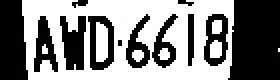
#> input picture cropPlate/AWD6618.jpg, 140 x 40 px (shown 2 times larger)
$ python cropNum.py
#> lines starting #> are read from the running program, lines starting #| are printed output that depends on the picture; after the words box and inside, x2 and y2 are one past the last pixel; in counts of white or black regions, pixels touching at a corner belong together
import cv2
import os
import shutil
import time

def emptydir(dirname):
    if os.path.isdir(dirname):
        shutil.rmtree(dirname)
        time.sleep(2)
    os.mkdir(dirname)

emptydir('cropMono')

image = cv2.imread('cropPlate/AWD6618.jpg')
#> image is the input picture: shape (40, 140, 3); min 0, max 255, mean 133.6
if image is None:
    print("❌ 圖片讀取失敗！請確認路徑正確")
    exit()

gray = cv2.cvtColor(image, cv2.COLOR_BGR2GRAY)
_, thresh = cv2.threshold(gray, 127, 255, cv2.THRESH_BINARY_INV)
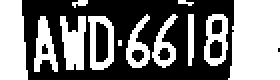
#> thresh: shape (40, 140) (shown 2 times larger); 47.6% white; 12 white regions (2 under 20 px)


contours, _ = cv2.findContours(thresh.copy(), cv2.RETR_EXTERNAL, cv2.CHAIN_APPROX_SIMPLE)
#> contours = 12 contours, 3 with area under 20; largest, box (x1, y1, x2, y2) and area: (114, 0, 140, 40) 888, (0, 0, 14, 40) 444, (44, 8, 57, 35) 270, (102, 7, 114, 33) 230, (30, 8, 43, 35) 200

letter_image_regions = []
for contour in contours:
    (x, y, w, h) = cv2.boundingRect(contour)
    letter_image_regions.append((x, y, w, h))
#> this loop made 12 passes
#> (x, y, w, h) on passes 2 to 12: (44, 8, 13, 27), (30, 8, 13, 27), (17, 8, 12, 28), (102, 7, 12, 26), (94, 7, 3, 26), (76, 7, 13, 27), (63, 7, 12, 27), (114, 0, 26, 40), (89, 0, 8, 3), (36, 0, 8, 4), (0, 0, 14, 40)
#> (contour, x, y, w, h) on pass 1: ([[59, 20], [59, 22], [60, 22], [60, 20]], 59, 20, 2, 3)
#> after the loop, letter_image_regions = [(59, 20, 2, 3), (44, 8, 13, 27), (30, 8, 13, 27), (17, 8, 12, 28), (102, 7, 12, 26), (94, 7, 3, 26), (76, 7, 13, 27), (63, 7, 12, 27), (114, 0, 26, 40), (89, 0, 8, 3), (36, 0, 8, 4), (0, 0, 14, 40)]

letter_image_regions = sorted(letter_image_regions, key=lambda x: x[0])
#> letter_image_regions = [(0, 0, 14, 40), (17, 8, 12, 28), (30, 8, 13, 27), (36, 0, 8, 4), (44, 8, 13, 27), (59, 20, 2, 3), (63, 7, 12, 27), (76, 7, 13, 27), (89, 0, 8, 3), (94, 7, 3, 26), (102, 7, 12, 26), (114, 0, 26, 40)]
print(f"共偵測到 {len(letter_image_regions)} 個區塊")
#| 共偵測到 12 個區塊
print(letter_image_regions)
#| [(0, 0, 14, 40), (17, 8, 12, 28), (30, 8, 13, 27), (36, 0, 8, 4), (44, 8, 13, 27), (59, 20, 2, 3), (63, 7, 12, 27), (76, 7, 13, 27), (89, 0, 8, 3), (94, 7, 3, 26), (102, 7, 12, 26), (114, 0, 26, 40)]

i = 1
for letter_bounding_box in letter_image_regions:
    x, y, w, h = letter_bounding_box
    print(f'處理區塊:w={w}, h={h}')  # 查看篩選邏輯是否合適
    if w >= 3 and h > 20 and h < 35:
        letter_image = gray[y:y+h, x:x+w]
        if w < 4:
            padding = 5
            letter_image = cv2.copyMakeBorder(
            letter_image,
            top=0, bottom=0, left=padding, right=padding,
            borderType=cv2.BORDER_CONSTANT,
            value=255
        )
        letter_image = cv2.resize(letter_image, (18, 38))
        cv2.imwrite('cropMono/{}.jpg'.format(i), letter_image)
        i += 1
#> this loop made 12 passes
#> (x, y, w, h, padding) on pass 10: (94, 7, 3, 26, 5)
#| 處理區塊:w=14, h=40
#| 處理區塊:w=12, h=28
#| 處理區塊:w=13, h=27
#| 處理區塊:w=8, h=4
#| 處理區塊:w=13, h=27
#| 處理區塊:w=2, h=3
#| 處理區塊:w=12, h=27
#| 處理區塊:w=13, h=27
#> (further printed lines are left out)
#> after the loop, i = 8

if i == 1:
    print("⚠️ 沒有任何區塊符合條件被裁切")
else:
    print(f"✅ 已裁切 {i-1} 張文字圖片到 cropMono/")
#| ✅ 已裁切 7 張文字圖片到 cropMono/

$ run again, with cropPlate/0655VN.jpg copied over cropPlate/AWD6618.jpg
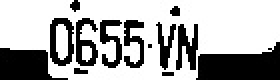
#> input picture cropPlate/0655VN.jpg, 140 x 40 px (shown 2 times larger)
#> image is the input picture: shape (40, 140, 3); min 0, max 255, mean 171.5
#> `_, thresh = cv2.threshold(gray, 127, 255, cv2.THRESH_BINARY_INV)`:
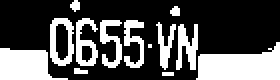
#> thresh: shape (40, 140) (shown 2 times larger); 32.7% white; 13 white regions (3 under 20 px)
#> contours = 13 contours, 5 with area under 20; largest, box (x1, y1, x2, y2) and area: (98, 21, 140, 40) 499, (0, 24, 34, 40) 330, (25, 9, 37, 33) 224, (38, 9, 49, 33) 141, (88, 12, 99, 35) 103, (50, 10, 61, 34) 90, (62, 10, 72, 34) 84, (78, 11, 88, 35) 69
#> the loop `for contour in contours:` made 13 passes
#> (x, y, w, h) on passes 2, 3, 5, 6, 7, 8, 9, 10: (37, 34, 7, 3), (0, 24, 34, 16), (98, 21, 42, 19), (88, 12, 11, 23), (78, 11, 10, 24), (62, 10, 10, 24), (50, 10, 11, 24), (38, 9, 11, 24)
#> after the loop `for contour in contours:`: letter_image_regions = [(81, 36, 6, 2), (37, 34, 7, 3), (0, 24, 34, 16), (74, 22, 2, 2), (98, 21, 42, 19), (88, 12, 11, 23), (78, 11, 10, 24), (62, 10, 10, 24), (50, 10, 11, 24), (38, 9, 11, 24), (25, 9, 12, 24), (85, 3, 5, 5), (35, 0, 5, 6)]
#> `letter_image_regions = sorted(letter_image_regions, key=lambda x: x[0])`: letter_image_regions = [(0, 24, 34, 16), (25, 9, 12, 24), (35, 0, 5, 6), (37, 34, 7, 3), (38, 9, 11, 24), (50, 10, 11, 24), (62, 10, 10, 24), (74, 22, 2, 2), (78, 11, 10, 24), (81, 36, 6, 2), (85, 3, 5, 5), (88, 12, 11, 23), (98, 21, 42, 19)]
#| 共偵測到 13 個區塊
#| [(0, 24, 34, 16), (25, 9, 12, 24), (35, 0, 5, 6), (37, 34, 7, 3), (38, 9, 11, 24), (50, 10, 11, 24), (62, 10, 10, 24), (74, 22, 2, 2), (78, 11, 10, 24), (81, 36, 6, 2), (85, 3, 5, 5), (88, 12, 11, 23), (98, 21, 42, 19)]
#> the loop `for letter_bounding_box in letter_image_regions:` made 13 passes
#> (printed output is left out)
#> after the loop `for letter_bounding_box in letter_image_regions:`: i = 7
#| ✅ 已裁切 6 張文字圖片到 cropMono/

$ run again, with cropPlate/0855U3.jpg copied over cropPlate/AWD6618.jpg
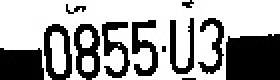
#> input picture cropPlate/0855U3.jpg, 140 x 40 px (shown 2 times larger)
#> image is the input picture: shape (40, 140, 3); min 0, max 255, mean 163.2
#> `_, thresh = cv2.threshold(gray, 127, 255, cv2.THRESH_BINARY_INV)`:
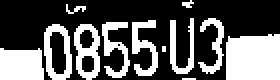
#> thresh: shape (40, 140) (shown 2 times larger); 36% white; 12 white regions (3 under 20 px)
#> contours = 12 contours, 4 with area under 20; largest, box (x1, y1, x2, y2) and area: (113, 17, 140, 40) 543, (22, 12, 36, 40) 298, (0, 24, 22, 40) 288, (37, 12, 50, 40) 266, (66, 10, 79, 38) 126, (51, 11, 65, 39) 122, (85, 9, 97, 37) 96, (99, 9, 112, 37) 95
#> the loop `for contour in contours:` made 12 passes
#> (x, y, w, h) on passes 2, 4, 5, 6, 7, 8, 9, 10: (0, 24, 22, 16), (113, 17, 27, 23), (37, 12, 13, 28), (22, 12, 14, 28), (51, 11, 14, 28), (66, 10, 13, 28), (99, 9, 13, 28), (85, 9, 12, 28)
#> after the loop `for contour in contours:`: letter_image_regions = [(91, 39, 7, 1), (0, 24, 22, 16), (81, 23, 2, 3), (113, 17, 27, 23), (37, 12, 13, 28), (22, 12, 14, 28), (51, 11, 14, 28), (66, 10, 13, 28), (99, 9, 13, 28), (85, 9, 12, 28), (33, 2, 10, 5), (91, 0, 6, 4)]
#> `letter_image_regions = sorted(letter_image_regions, key=lambda x: x[0])`: letter_image_regions = [(0, 24, 22, 16), (22, 12, 14, 28), (33, 2, 10, 5), (37, 12, 13, 28), (51, 11, 14, 28), (66, 10, 13, 28), (81, 23, 2, 3), (85, 9, 12, 28), (91, 39, 7, 1), (91, 0, 6, 4), (99, 9, 13, 28), (113, 17, 27, 23)]
#| 共偵測到 12 個區塊
#| [(0, 24, 22, 16), (22, 12, 14, 28), (33, 2, 10, 5), (37, 12, 13, 28), (51, 11, 14, 28), (66, 10, 13, 28), (81, 23, 2, 3), (85, 9, 12, 28), (91, 39, 7, 1), (91, 0, 6, 4), (99, 9, 13, 28), (113, 17, 27, 23)]
#> the loop `for letter_bounding_box in letter_image_regions:` made 12 passes
#> (printed output is left out)
#> after the loop `for letter_bounding_box in letter_image_regions:`: i = 8
#| ✅ 已裁切 7 張文字圖片到 cropMono/

$ run again, with cropPlate/0975EL.jpg copied over cropPlate/AWD6618.jpg
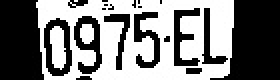
#> input picture cropPlate/0975EL.jpg, 140 x 40 px (shown 2 times larger)
#> image is the input picture: shape (40, 140, 3); min 0, max 255, mean 125.2
#> `_, thresh = cv2.threshold(gray, 127, 255, cv2.THRESH_BINARY_INV)`:
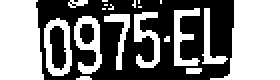
#> thresh: shape (40, 140) (shown 2 times larger); 50.9% white; 4 black regions (1 under 20 px)
#> contours = 20 contours, 12 with area under 20; largest, box (x1, y1, x2, y2) and area: (105, 0, 140, 40) 900, (0, 0, 22, 40) 740, (22, 9, 36, 38) 304, (37, 8, 51, 37) 216, (67, 6, 80, 34) 124, (87, 4, 100, 33) 120, (101, 4, 114, 32) 78, (52, 7, 65, 35) 78
#> the loop `for contour in contours:` made 20 passes
#> (x, y, w, h) on passes 1 to 8: (38, 38, 8, 2), (93, 34, 8, 3), (82, 18, 3, 3), (22, 9, 14, 29), (37, 8, 14, 29), (52, 7, 13, 28), (67, 6, 13, 28), (101, 4, 13, 28)
#> after the loop `for contour in contours:`: letter_image_regions = 20 items, first 6: (38, 38, 8, 2), (93, 34, 8, 3), (82, 18, 3, 3), (22, 9, 14, 29), (37, 8, 14, 29), (52, 7, 13, 28)
#> `letter_image_regions = sorted(letter_image_regions, key=lambda x: x[0])`: letter_image_regions = 20 items, first 6: (0, 0, 22, 40), (22, 9, 14, 29), (34, 0, 10, 4), (37, 8, 14, 29), (38, 38, 8, 2), (51, 4, 2, 1)
#| 共偵測到 20 個區塊
#> (printed output is left out)
#> the loop `for letter_bounding_box in letter_image_regions:` made 20 passes
#> (printed output is left out)
#> after the loop `for letter_bounding_box in letter_image_regions:`: i = 7
#| ✅ 已裁切 6 張文字圖片到 cropMono/
